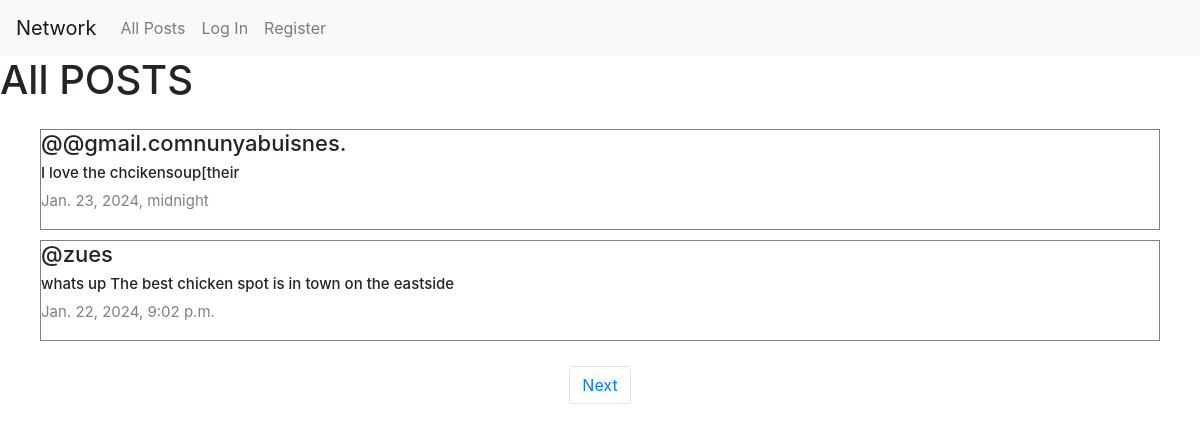
/, run on an earlier commit of the app's database.
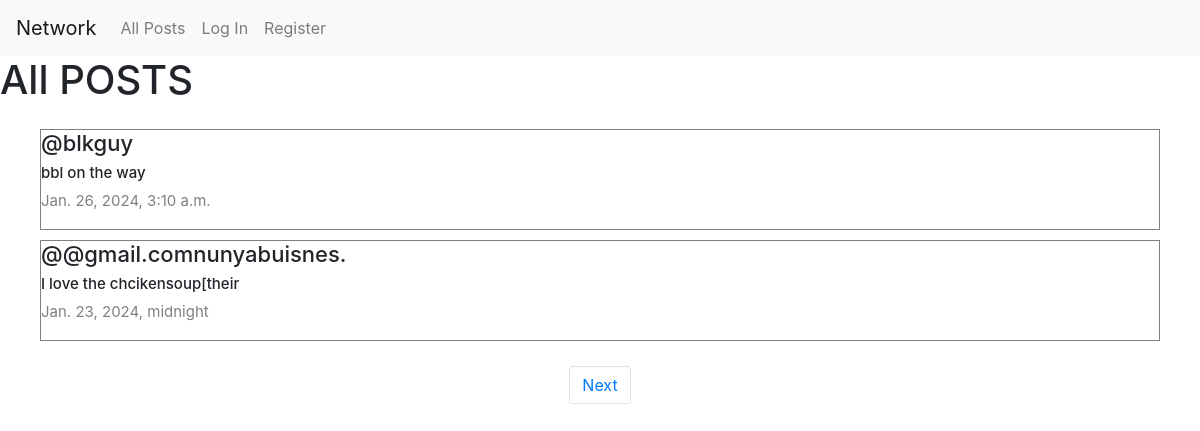
And on a later commit of the database.
### network/models.py (models this page shows, shortened)
class Post(models.Model):
    content=models.CharField(max_length=140)
    user=models.ForeignKey(User,on_delete=models.CASCADE,related_name="author")
    date=models.DateTimeField(auto_now_add=True)

class User(AbstractUser):
    pass

### network/views.py (the view)
# urls.py: path("", views.index, name="index"),
def index(request):
    allPosts=Post.objects.all().order_by("id").reverse()
    paginator=Paginator(allPosts,2)
    page_number= request.GET.get('page')
    posts_of_the_page=paginator.get_page(page_number)
    return render(request, "network/index.html",{
        "allPosts":allPosts,
        "posts_of_the_page":posts_of_the_page
    })

### network/templates/network/index.html (shortened to what this page needs)
{% extends "network/layout.html" %}
{% block body %}
<h1>All POSTS</h1>
<div class="all-posts" >
    {% for post in posts_of_the_page %}
    <div class="post" style="margin: 5px 20px; border:0.1px solid gray; display: flex;
    justify-content: center;
    flex-direction:column;
    box-sizing: border-box;">
        <h5 class="username">@{{ post.user }}</h5>
       <h6 class="content" >{{ post.content }}</h6>
        <p class="date"> {{ post.date }}</p>
    </div>
    {% endfor %}
</div>
<nav aria-label="Page navigation example">
    <ul class="pagination d-flex justify-content-center">
      {% if posts_of_the_page.has_next %}
      <li class="page-item"><a class="page-link" href="?page={{ posts_of_the_page.next_page_number }}">Next</a></li>
        {% endif %}
    </ul>
  </nav>
{% endblock %}

### network/templates/network/layout.html (shortened to what this page needs)
{% load static %}
<!DOCTYPE html>
<html lang="en">
    <head>
        <link rel="stylesheet" href="https://stackpath.bootstrapcdn.com/bootstrap/4.4.1/css/bootstrap.min.css">
        <link href="{% static 'network/styles.css' %}" rel="stylesheet">
    </head>
    <body>
        <nav class="navbar navbar-expand-lg navbar-light bg-light">
            <a class="navbar-brand" href="#">Network</a>
            <div>
              <ul class="navbar-nav mr-auto">
                <li class="nav-item">
                  <a class="nav-link" href="{% url 'index' %}">All Posts</a>
                </li>
                {% if user.is_authenticated %}
                    <li class="nav-item">
                        <a class="nav-link" href="{% url  'following' %}">Following</a>
                    </li>
                    <li class="nav-item">
                        <a class="nav-link" href="{% url 'logout' %}">Log Out</a>
                    </li>
                {% else %}
                    <li class="nav-item">
                        <a class="nav-link" href="{% url 'login' %}">Log In</a>
                    </li>
                    <li class="nav-item">
                        <a class="nav-link" href="{% url 'register' %}">Register</a>
                    </li>
                {% endif %}
              </ul>
            </div>
          </nav>
        <div class="body">
            {% block body %}
            {% endblock %}
        </div>
    </body>
</html>

### network/static/network/styles.css (style rules this page uses)
.all-posts { display: flex; justify-content: flex-start; flex-direction: column; margin: 20px; }
.content { font-size: 15px; }
.username { font-size: 22px; }
.date { color:gray; font-size: 15px; }

What changed in the data, as far as the page shows it:
no longer on this page (row unchanged): Post: user "zues", content "whats up The best chicken spot is in town on the eastside", date "Jan. 22, 2024, 9:02 p.m."
added Post: user "blkguy", content "bbl on the way", date "Jan. 26, 2024, 3:10 a.m."
